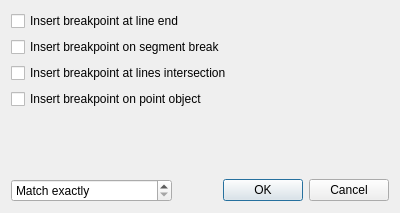
<?xml version="1.0" encoding="UTF-8"?>
<ui version="4.0">
 <class>InsertDialog</class>
 <widget class="QDialog" name="InsertDialog">
  <property name="geometry">
   <rect>
    <x>0</x>
    <y>0</y>
    <width>400</width>
    <height>213</height>
   </rect>
  </property>
  <property name="windowTitle">
   <string>Insert breakpoints</string>
  </property>
  <property name="windowIcon">
   <iconset theme="list-add">
    <normaloff>.</normaloff>.</iconset>
  </property>
  <layout class="QGridLayout" name="gridLayout">
   <item row="1" column="0" colspan="2">
    <widget class="QCheckBox" name="breaksCheck">
     <property name="text">
      <string>Insert breakpoint on segment break</string>
     </property>
    </widget>
   </item>
   <item row="3" column="0" colspan="2">
    <widget class="QCheckBox" name="symbolCheck">
     <property name="text">
      <string>Insert breakpoint on point object</string>
     </property>
    </widget>
   </item>
   <item row="0" column="0" colspan="2">
    <widget class="QCheckBox" name="endsCheck">
     <property name="text">
      <string>Insert breakpoint at line end</string>
     </property>
    </widget>
   </item>
   <item row="2" column="0" colspan="2">
    <widget class="QCheckBox" name="intersectCheck">
     <property name="text">
      <string>Insert breakpoint at lines intersection</string>
     </property>
    </widget>
   </item>
   <item row="4" column="0" colspan="2">
    <spacer name="verticalSpacer">
     <property name="orientation">
      <enum>Qt::Vertical</enum>
     </property>
     <property name="sizeHint" stdset="0">
      <size>
       <width>358</width>
       <height>150</height>
      </size>
     </property>
    </spacer>
   </item>
   <item row="5" column="1">
    <widget class="QDialogButtonBox" name="buttonBox">
     <property name="orientation">
      <enum>Qt::Horizontal</enum>
     </property>
     <property name="standardButtons">
      <set>QDialogButtonBox::Cancel|QDialogButtonBox::Ok</set>
     </property>
    </widget>
   </item>
   <item row="5" column="0">
    <widget class="QDoubleSpinBox" name="radiusSpin">
     <property name="specialValueText">
      <string>Match exactly</string>
     </property>
     <property name="prefix">
      <string>Search in </string>
     </property>
     <property name="suffix">
      <string> m radius</string>
     </property>
     <property name="maximum">
      <double>10.000000000000000</double>
     </property>
     <property name="singleStep">
      <double>0.010000000000000</double>
     </property>
    </widget>
   </item>
  </layout>
 </widget>
 <tabstops>
  <tabstop>endsCheck</tabstop>
  <tabstop>breaksCheck</tabstop>
  <tabstop>intersectCheck</tabstop>
  <tabstop>symbolCheck</tabstop>
  <tabstop>radiusSpin</tabstop>
 </tabstops>
 <resources/>
 <connections>
  <connection>
   <sender>buttonBox</sender>
   <signal>accepted()</signal>
   <receiver>InsertDialog</receiver>
   <slot>accept()</slot>
   <hints>
    <hint type="sourcelabel">
     <x>390</x>
     <y>189</y>
    </hint>
    <hint type="destinationlabel">
     <x>157</x>
     <y>274</y>
    </hint>
   </hints>
  </connection>
  <connection>
   <sender>buttonBox</sender>
   <signal>rejected()</signal>
   <receiver>InsertDialog</receiver>
   <slot>reject()</slot>
   <hints>
    <hint type="sourcelabel">
     <x>390</x>
     <y>189</y>
    </hint>
    <hint type="destinationlabel">
     <x>286</x>
     <y>274</y>
    </hint>
   </hints>
  </connection>
  <connection>
   <sender>endsCheck</sender>
   <signal>toggled(bool)</signal>
   <receiver>InsertDialog</receiver>
   <slot>insertParamsChanged()</slot>
   <hints>
    <hint type="sourcelabel">
     <x>359</x>
     <y>21</y>
    </hint>
    <hint type="destinationlabel">
     <x>754</x>
     <y>20</y>
    </hint>
   </hints>
  </connection>
  <connection>
   <sender>breaksCheck</sender>
   <signal>toggled(bool)</signal>
   <receiver>InsertDialog</receiver>
   <slot>insertParamsChanged()</slot>
   <hints>
    <hint type="sourcelabel">
     <x>356</x>
     <y>41</y>
    </hint>
    <hint type="destinationlabel">
     <x>577</x>
     <y>52</y>
    </hint>
   </hints>
  </connection>
  <connection>
   <sender>intersectCheck</sender>
   <signal>toggled(bool)</signal>
   <receiver>InsertDialog</receiver>
   <slot>insertParamsChanged()</slot>
   <hints>
    <hint type="sourcelabel">
     <x>362</x>
     <y>74</y>
    </hint>
    <hint type="destinationlabel">
     <x>612</x>
     <y>66</y>
    </hint>
   </hints>
  </connection>
  <connection>
   <sender>symbolCheck</sender>
   <signal>toggled(bool)</signal>
   <receiver>InsertDialog</receiver>
   <slot>insertParamsChanged()</slot>
   <hints>
    <hint type="sourcelabel">
     <x>343</x>
     <y>88</y>
    </hint>
    <hint type="destinationlabel">
     <x>609</x>
     <y>95</y>
    </hint>
   </hints>
  </connection>
 </connections>
 <slots>
  <slot>insertParamsChanged()</slot>
 </slots>
</ui>
